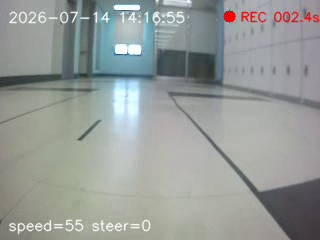
#> input picture ju/video_to_frame/frames/input_video/input_video_frame_00000070.jpg, 320 x 240 px
$ python opencv_lane_follow.py --image ../../ju/video_to_frame/frames/input_video/input_video_frame_00000070.jpg
#> lines starting #> are read from the running program, lines starting #| are printed output that depends on the picture; after the words box and inside, x2 and y2 are one past the last pixel; in counts of white or black regions, pixels touching at a corner belong together; long printed decimals are rounded
#!/usr/bin/env python3
"""SODA AutoCar OpenCV black-tape follower (Python 3.6 compatible).

Without --drive this is preview-only and never starts the motor.
"""
from __future__ import print_function

import argparse
import os
import sys
import time

import cv2
import numpy as np

CAM_WIDTH, CAM_HEIGHT, CAM_FPS = 320, 240, 30
ROI_START_RATIO = 0.42
SIDE_CUT_RATIO = 0.075
MIN_AREA = 24.0
MAX_AREA_RATIO = 0.085
MIN_ELONGATION = 1.30
MAX_WIDTH_RATIO = 0.32
MAX_TAPE_THICKNESS_RATIO = 0.075

DRIVE_SPEED = 25
KP, KD = 0.58, 0.18
STEER_SIGN = 1.0
MAX_STEERING = 0.65
STABLE_FRAMES_TO_START = 5
LOST_FRAMES_TO_STOP = 3


def clip(value, low, high):
    return max(low, min(high, float(value)))


class LaneDetector(object):
    def __init__(self):
        self.previous_x = None

    def detect(self, frame):
        if frame is None or frame.size == 0:
            raise ValueError("empty frame")

        height, width = frame.shape[:2]
        roi_y = int(height * ROI_START_RATIO)
        roi = frame[roi_y:, :]
        gray = cv2.cvtColor(roi, cv2.COLOR_BGR2GRAY)
        gray = cv2.GaussianBlur(gray, (5, 5), 0)

        # Black tape becomes white. Otsu adjusts the cutoff for each frame.
        unused, mask = cv2.threshold(
            gray, 0, 255, cv2.THRESH_BINARY_INV + cv2.THRESH_OTSU
        )
        mask = cv2.morphologyEx(
            mask, cv2.MORPH_OPEN,
            cv2.getStructuringElement(cv2.MORPH_ELLIPSE, (3, 3)))
        mask = cv2.morphologyEx(
            mask, cv2.MORPH_CLOSE,
            cv2.getStructuringElement(cv2.MORPH_RECT, (5, 5)))

        # The sample camera overlay/background joins the desired tape to a
        # large dark component at the left border. Cut only that narrow border
        # strip; do not reject the remaining contour as the previous version did.
        side_cut = int(mask.shape[1] * SIDE_CUT_RATIO)
        mask[:, :side_cut] = 0
        mask[:, mask.shape[1] - side_cut:] = 0

        contour_result = cv2.findContours(
            mask, cv2.RETR_EXTERNAL, cv2.CHAIN_APPROX_SIMPLE)
        contours = contour_result[-2]
        roi_h, roi_w = mask.shape[:2]
        max_area = roi_w * roi_h * MAX_AREA_RATIO
        max_width = roi_w * MAX_WIDTH_RATIO
        max_tape_thickness = roi_w * MAX_TAPE_THICKNESS_RATIO
        candidates = []

        for contour in contours:
            area = float(cv2.contourArea(contour))
            if area < MIN_AREA or area > max_area:
                continue
            x, y, box_w, box_h = cv2.boundingRect(contour)
            # Axis-aligned boxes make a 45-degree tape look almost square.
            # A rotated box measures the actual long/short sides instead.
            rotated = cv2.minAreaRect(contour)
            rotated_w, rotated_h = rotated[1]
            short_side = max(1.0, float(min(rotated_w, rotated_h)))
            elongation = float(max(rotated_w, rotated_h)) / short_side
            if (elongation < MIN_ELONGATION or
                    short_side > max_tape_thickness or
                    box_w > max_width):
                continue
            moments = cv2.moments(contour)
            if moments["m00"] == 0:
                continue
            candidates.append({
                "contour": contour,
                "area": area,
                "cx": float(moments["m10"] / moments["m00"]),
                "cy": float(moments["m01"] / moments["m00"]),
                "elongation": elongation,
            })

        reference_x = self.previous_x
        if reference_x is None:
            reference_x = roi_w * 0.5

        selected = None
        if candidates:
            def score(item):
                # Neighbouring lines are visible together. Position continuity
                # must dominate so that a long line at the screen edge cannot
                # steal the selection from the intended centre line.
                return abs(item["cx"] - reference_x) / float(roi_w)

            selected = min(candidates, key=score)
            detected_x = selected["cx"]
            if self.previous_x is None:
                self.previous_x = detected_x
            else:
                self.previous_x = self.previous_x * 0.68 + detected_x * 0.32

        target_x = roi_w * 0.5
        lane_x = self.previous_x if selected is not None else None
        error = None if lane_x is None else (lane_x - target_x) / target_x
        return {
            "found": selected is not None,
            "lane_x": lane_x,
            "error": error,
            "roi_y": roi_y,
            "mask": mask,
            "candidates": candidates,
            "selected": selected,
        }


def draw_result(frame, result, steering=None, drive=False):
    out = frame.copy()
    height, width = out.shape[:2]
    roi_y = result["roi_y"]
    cv2.line(out, (0, roi_y), (width - 1, roi_y), (255, 180, 0), 1)
    cv2.line(out, (width // 2, roi_y), (width // 2, height - 1),
             (255, 255, 0), 1)

    for item in result["candidates"]:
        contour = item["contour"].copy()
        contour[:, :, 1] += roi_y
        cv2.drawContours(out, [contour], -1, (0, 180, 255), 1)

    if result["selected"] is not None:
        cx = int(round(result["lane_x"]))
        cy = int(round(result["selected"]["cy"])) + roi_y
        cv2.circle(out, (cx, cy), 7, (0, 255, 0), -1)
        cv2.line(out, (width // 2, cy), (cx, cy), (0, 255, 0), 2)
        text = "LANE error={:+.3f}".format(result["error"])
        color = (0, 255, 0)
    else:
        text, color = "LANE LOST", (0, 0, 255)

    cv2.putText(out, text, (8, 22), cv2.FONT_HERSHEY_SIMPLEX, 0.55, color, 2)
    mode = "DRIVE" if drive else "PREVIEW - MOTOR OFF"
    cv2.putText(out, mode, (8, 44), cv2.FONT_HERSHEY_SIMPLEX, 0.48,
                (0, 0, 255) if drive else (255, 255, 0), 1)
    if steering is not None:
        cv2.putText(out, "steer={:+.3f}".format(steering), (8, 64),
                    cv2.FONT_HERSHEY_SIMPLEX, 0.48, (255, 255, 255), 1)
    return out


def process_image(image_path, output_path):
    frame = cv2.imread(image_path)
    if frame is None:
        raise RuntimeError("cannot read image: " + image_path)
    result = LaneDetector().detect(frame)
    if not cv2.imwrite(output_path, draw_result(frame, result)):
        raise RuntimeError("cannot write image: " + output_path)
    output_root, output_ext = os.path.splitext(output_path)
    if not output_ext:
        output_ext = ".jpg"
    mask_path = output_root + "_mask" + output_ext
    if not cv2.imwrite(mask_path, result["mask"]):
        raise RuntimeError("cannot write mask: " + mask_path)
    print("lane_found:", result["found"])
    print("lane_x:", result["lane_x"])
    print("normalized_error:", result["error"])
    print("candidate_count:", len(result["candidates"]))
    print("output:", output_path)
    print("mask_output:", mask_path)


# [64 lines left out: function run_camera, not called in this run]


def main(argv=None):
    parser = argparse.ArgumentParser()
    parser.add_argument("--image")
    parser.add_argument("--output", default="lane_detection_result.jpg")
    parser.add_argument("--drive", action="store_true")
    args = parser.parse_args(argv if argv is not None else sys.argv[1:])
    if args.image:
        process_image(args.image, args.output)
#> in process_image, frame is the input picture: shape (240, 320, 3); mean B, G, R 152.4, 155.5, 150.5
#> in detect, `roi = frame[roi_y:, :]`:
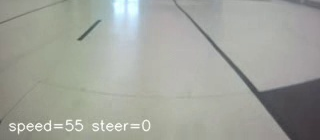
#> roi: shape (140, 320, 3); mean B, G, R 156.3, 163.4, 160.9
#> in detect, `gray = cv2.GaussianBlur(gray, (5, 5), 0)`:
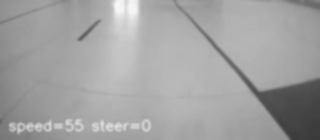
#> gray: shape (140, 320); min 58, max 248, mean 161.9
#> in detect, `unused, mask = cv2.threshold( gray, 0, 255, cv2.THRESH_BINARY_INV + cv..`:
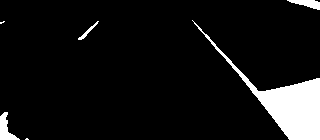
#> mask: shape (140, 320); 8% white; 6 white regions (2 under 20 px), largest, box (x1, y1, x2, y2) and area: (192, 20, 320, 140) 3069, (0, 112, 20, 140) 259, (287, 0, 320, 10) 181, (78, 21, 99, 40) 75
#> in detect, `unused, mask = cv2.threshold( gray, 0, 255, cv2.THRESH_BINARY_INV + cv..`: unused = 126
#> in detect, `mask = cv2.morphologyEx( mask, cv2.MORPH_OPEN, cv2.getStructuringEleme..`: mask: shape (140, 320); 8% white; 6 white regions (2 under 20 px), largest, box (x1, y1, x2, y2) and area: (205, 34, 320, 140) 3040, (0, 112, 20, 140) 257, (288, 0, 320, 10) 180, (78, 22, 98, 40) 71
#> in detect, `mask = cv2.morphologyEx( mask, cv2.MORPH_CLOSE, cv2.getStructuringElem..`:
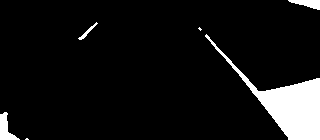
#> mask: shape (140, 320); 8% white; 6 white regions (2 under 20 px), largest, box (x1, y1, x2, y2) and area: (205, 34, 320, 140) 3041, (0, 112, 20, 140) 266, (288, 0, 320, 10) 187, (78, 22, 98, 40) 71
#> in detect, `mask[:, mask.shape[1] - side_cut:] = 0`:
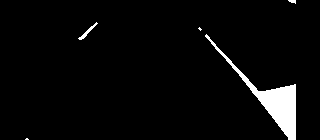
#> mask: shape (140, 320); 3.9% white; 5 white regions (2 under 20 px)
#> in detect, `contour_result = cv2.findContours( mask, cv2.RETR_EXTERNAL, cv2.CHAIN_..`: contour_result = 5 contours, 3 with area under 20; largest, box (x1, y1, x2, y2) and area: (205, 34, 296, 140) 1488, (78, 22, 98, 40) 50
#> in detect, `contours = contour_result[-2]`: contours has the same summary as contour_result
#> the loop in detect, `for contour in contours:` made 5 passes
#> (area, x, y, box_w, box_h, rotated, rotated_w, rotated_h) on passes 2, 4: (1488.5, 205, 34, 91, 106, ((263.1, 76.31), (39.96, 137.6), -38.86), 39.96, 137.6), (50.5, 78, 22, 20, 18, ((88.02, 31.07), (24.14, 3.44), -42.51), 24.14, 3.44)
#> after the loop in detect, `for contour in contours:`: candidates = 1 item
#> in detect, `selected = min(candidates, key=score)`: selected = {'contour': contour of 13 points, box (x1, y1, x2, y2) (78, 22, 98, 40), area 50, 'area': 50.5, 'cx': 86.95, 'cy': 31.71, 'elongation': 7.02}
#> in detect, `detected_x = selected["cx"]`: detected_x = 86.95
#> in detect, `error = None if lane_x is None else (lane_x - target_x) / target_x`: error = -0.457
#> in process_image, `result = LaneDetector().detect(frame)`: result = 7 items
#> in draw_result, `roi_y = result["roi_y"]`: roi_y = 100
#> the loop in draw_result, `for item in result["candidates"]:` made 1 pass
#> after the loop in draw_result, `for item in result["candidates"]:`: out: shape (240, 320, 3); mean B, G, R 152.9, 155.7, 149.6
#> in draw_result, `cx = int(round(result["lane_x"]))`: cx = 87
#> in draw_result, `cy = int(round(result["selected"]["cy"])) + roi_y`: cy = 132
#> in draw_result, `text = "LANE error={:+.3f}".format(result["error"])`: text = 'LANE error=-0.457'
#> in draw_result, `cv2.putText(out, mode, (8, 44), cv2.FONT_HERSHEY_SIMPLEX, 0.48, (0, 0,..`:
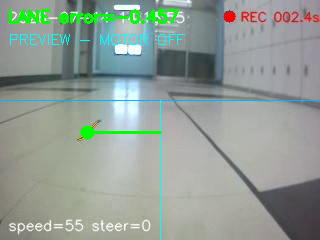
#> out: shape (240, 320, 3); mean B, G, R 150.3, 157.8, 145.9
#> in process_image, `mask_path = output_root + "_mask" + output_ext`: mask_path = 'lane_detection_result_mask.jpg'
#| lane_found: True
#| lane_x: 86.947
#| normalized_error: -0.4566
#| candidate_count: 1
#| mask_output: lane_detection_result_mask.jpg
    else:
        run_camera(args.drive)


if __name__ == "__main__":
    main()
